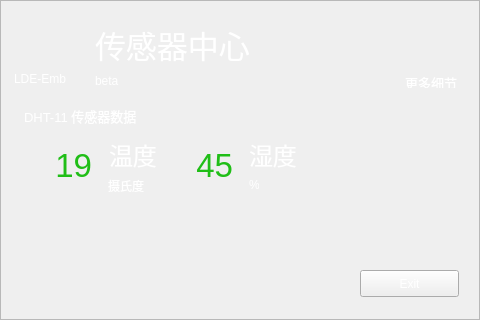
<?xml version="1.0" encoding="UTF-8"?>
<ui version="4.0">
 <class>Form</class>
 <widget class="QWidget" name="Form">
  <property name="geometry">
   <rect>
    <x>0</x>
    <y>0</y>
    <width>480</width>
    <height>320</height>
   </rect>
  </property>
  <property name="windowTitle">
   <string>Form</string>
  </property>
  <widget class="QFrame" name="frame">
   <property name="geometry">
    <rect>
     <x>0</x>
     <y>0</y>
     <width>480</width>
     <height>320</height>
    </rect>
   </property>
   <property name="styleSheet">
    <string notr="true">border-image: url(:/images/2.jpg);
color: rgb(255, 255, 255);</string>
   </property>
   <property name="frameShape">
    <enum>QFrame::StyledPanel</enum>
   </property>
   <property name="frameShadow">
    <enum>QFrame::Raised</enum>
   </property>
   <widget class="QLabel" name="label">
    <property name="geometry">
     <rect>
      <x>24</x>
      <y>24</y>
      <width>48</width>
      <height>48</height>
     </rect>
    </property>
    <property name="text">
     <string/>
    </property>
    <property name="pixmap">
     <pixmap resource="qml.qrc">:/images/Apps-akonadi-icon.png</pixmap>
    </property>
    <property name="scaledContents">
     <bool>true</bool>
    </property>
   </widget>
   <widget class="QLabel" name="label_2">
    <property name="geometry">
     <rect>
      <x>14</x>
      <y>70</y>
      <width>68</width>
      <height>18</height>
     </rect>
    </property>
    <property name="styleSheet">
     <string notr="true"/>
    </property>
    <property name="text">
     <string>LDE-Emb</string>
    </property>
   </widget>
   <widget class="QLabel" name="label_3">
    <property name="geometry">
     <rect>
      <x>95</x>
      <y>24</y>
      <width>164</width>
      <height>40</height>
     </rect>
    </property>
    <property name="font">
     <font>
      <pointsize>23</pointsize>
     </font>
    </property>
    <property name="text">
     <string>传感器中心</string>
    </property>
   </widget>
   <widget class="QLabel" name="label_4">
    <property name="geometry">
     <rect>
      <x>95</x>
      <y>73</y>
      <width>31</width>
      <height>15</height>
     </rect>
    </property>
    <property name="text">
     <string>beta</string>
    </property>
   </widget>
   <widget class="QLabel" name="label_5">
    <property name="geometry">
     <rect>
      <x>24</x>
      <y>106</y>
      <width>120</width>
      <height>19</height>
     </rect>
    </property>
    <property name="font">
     <font>
      <pointsize>10</pointsize>
     </font>
    </property>
    <property name="text">
     <string>DHT-11 传感器数据</string>
    </property>
   </widget>
   <widget class="QLabel" name="labelTemp">
    <property name="geometry">
     <rect>
      <x>32</x>
      <y>138</y>
      <width>60</width>
      <height>56</height>
     </rect>
    </property>
    <property name="font">
     <font>
      <pointsize>25</pointsize>
     </font>
    </property>
    <property name="layoutDirection">
     <enum>Qt::LeftToRight</enum>
    </property>
    <property name="styleSheet">
     <string notr="true">color: rgb(32, 190, 23);</string>
    </property>
    <property name="text">
     <string>&lt;html&gt;&lt;head/&gt;&lt;body&gt;&lt;p align=&quot;right&quot;&gt;19&lt;/p&gt;&lt;/body&gt;&lt;/html&gt;</string>
    </property>
   </widget>
   <widget class="QLabel" name="label_7">
    <property name="geometry">
     <rect>
      <x>109</x>
      <y>138</y>
      <width>48</width>
      <height>33</height>
     </rect>
    </property>
    <property name="font">
     <font>
      <pointsize>18</pointsize>
     </font>
    </property>
    <property name="text">
     <string>温度</string>
    </property>
   </widget>
   <widget class="QLabel" name="label_8">
    <property name="geometry">
     <rect>
      <x>108</x>
      <y>177</y>
      <width>36</width>
      <height>17</height>
     </rect>
    </property>
    <property name="font">
     <font>
      <pointsize>9</pointsize>
     </font>
    </property>
    <property name="text">
     <string>摄氏度</string>
    </property>
   </widget>
   <widget class="QLabel" name="label_9">
    <property name="geometry">
     <rect>
      <x>173</x>
      <y>138</y>
      <width>60</width>
      <height>56</height>
     </rect>
    </property>
    <property name="font">
     <font>
      <pointsize>25</pointsize>
     </font>
    </property>
    <property name="styleSheet">
     <string notr="true">color: rgb(32, 190, 23);</string>
    </property>
    <property name="text">
     <string>&lt;html&gt;&lt;head/&gt;&lt;body&gt;&lt;p align=&quot;right&quot;&gt;45&lt;/p&gt;&lt;/body&gt;&lt;/html&gt;</string>
    </property>
   </widget>
   <widget class="QLabel" name="label_10">
    <property name="geometry">
     <rect>
      <x>249</x>
      <y>138</y>
      <width>48</width>
      <height>33</height>
     </rect>
    </property>
    <property name="font">
     <font>
      <pointsize>18</pointsize>
     </font>
    </property>
    <property name="text">
     <string>湿度</string>
    </property>
   </widget>
   <widget class="QLabel" name="label_11">
    <property name="geometry">
     <rect>
      <x>249</x>
      <y>177</y>
      <width>10</width>
      <height>15</height>
     </rect>
    </property>
    <property name="font">
     <font>
      <pointsize>9</pointsize>
     </font>
    </property>
    <property name="text">
     <string>%</string>
    </property>
   </widget>
   <widget class="QLabel" name="label_12">
    <property name="geometry">
     <rect>
      <x>406</x>
      <y>24</y>
      <width>48</width>
      <height>48</height>
     </rect>
    </property>
    <property name="text">
     <string/>
    </property>
    <property name="pixmap">
     <pixmap resource="qml.qrc">:/images/Actions-chronometer-icon.png</pixmap>
    </property>
    <property name="scaledContents">
     <bool>true</bool>
    </property>
   </widget>
   <widget class="QLabel" name="label_13">
    <property name="geometry">
     <rect>
      <x>396</x>
      <y>73</y>
      <width>70</width>
      <height>15</height>
     </rect>
    </property>
    <property name="font">
     <font>
      <pointsize>10</pointsize>
     </font>
    </property>
    <property name="text">
     <string>&lt;html&gt;&lt;head/&gt;&lt;body&gt;&lt;p align=&quot;center&quot;&gt;更多细节&lt;/p&gt;&lt;/body&gt;&lt;/html&gt;</string>
    </property>
   </widget>
   <widget class="QPushButton" name="pushButton">
    <property name="geometry">
     <rect>
      <x>360</x>
      <y>270</y>
      <width>99</width>
      <height>27</height>
     </rect>
    </property>
    <property name="text">
     <string>Exit</string>
    </property>
   </widget>
  </widget>
 </widget>
 <resources>
  <include location="qml.qrc"/>
 </resources>
 <connections/>
</ui>
